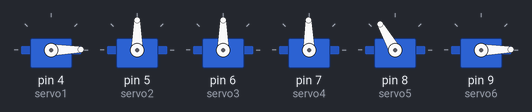
Recording of a program running on a simulated Arduino Nano, built with avr-gcc and run on an emulated ATmega328P. Parts: 6 × servo.

Above: at 0.05 s.
At 1.35 s:
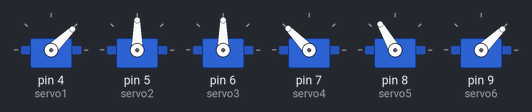
At 2.65 s:
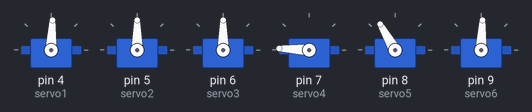
At 5.3 s:
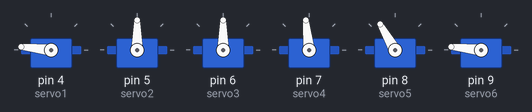
At 7.95 s:
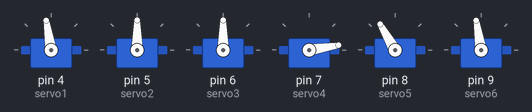
At 10.6 s:
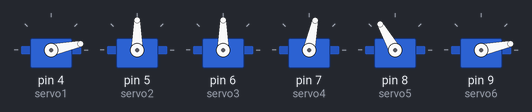
Timing chart, 0 to 14.2 s (numbered marks = the images above):
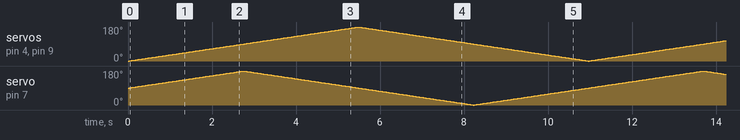

The program:

main.cpp
```cpp
#include <Arduino.h>
#include <Servo.h>

Servo servo1;
Servo servo2;
Servo servo3;
Servo servo4;
Servo servo5;
Servo servo6;

int servo5val, servo3val, servo2val;
int servo1val = 1;
int servo6val = 1;
int servo4val = 1;
int x = 0;
int y = 0;
int z = 90;

void setup()  {

  servo1.attach(4);
  servo2.attach(5);
  servo3.attach(6);
  servo4.attach(7);
  servo5.attach(8);
  servo6.attach(9);

}

void loop() {
  servo2.write(90);
  servo3.write(90);
  servo5.write(120);

  if (servo1val == 1) {
    servo1.write(x);
    x = x + 1;
    if (x == 180) {
      servo1val = 0;
    }
  } else {
    servo1.write(x);
    x = x - 1;
    if (x == 0) {
      servo1val = 1;
    }
  }
  if (servo4val == 1) {
    servo4.write(z);
    z = z + 1;
    if (z == 180) {
      servo4val = 0;
    }
  } else {
    servo4.write(z);
    z = z - 1;
    if (z == 0) {
      servo4val = 1;
    }
  }
  if (servo6val == 1) {
    servo6.write(y);
    y = y + 1;
    if (y == 180) {
      servo6val = 0;
    }
  } else {
    servo6.write(y);
    y = y - 1;
    if (y == 0) {
      servo6val = 1;
    }
  }


delay(30);
}
```
